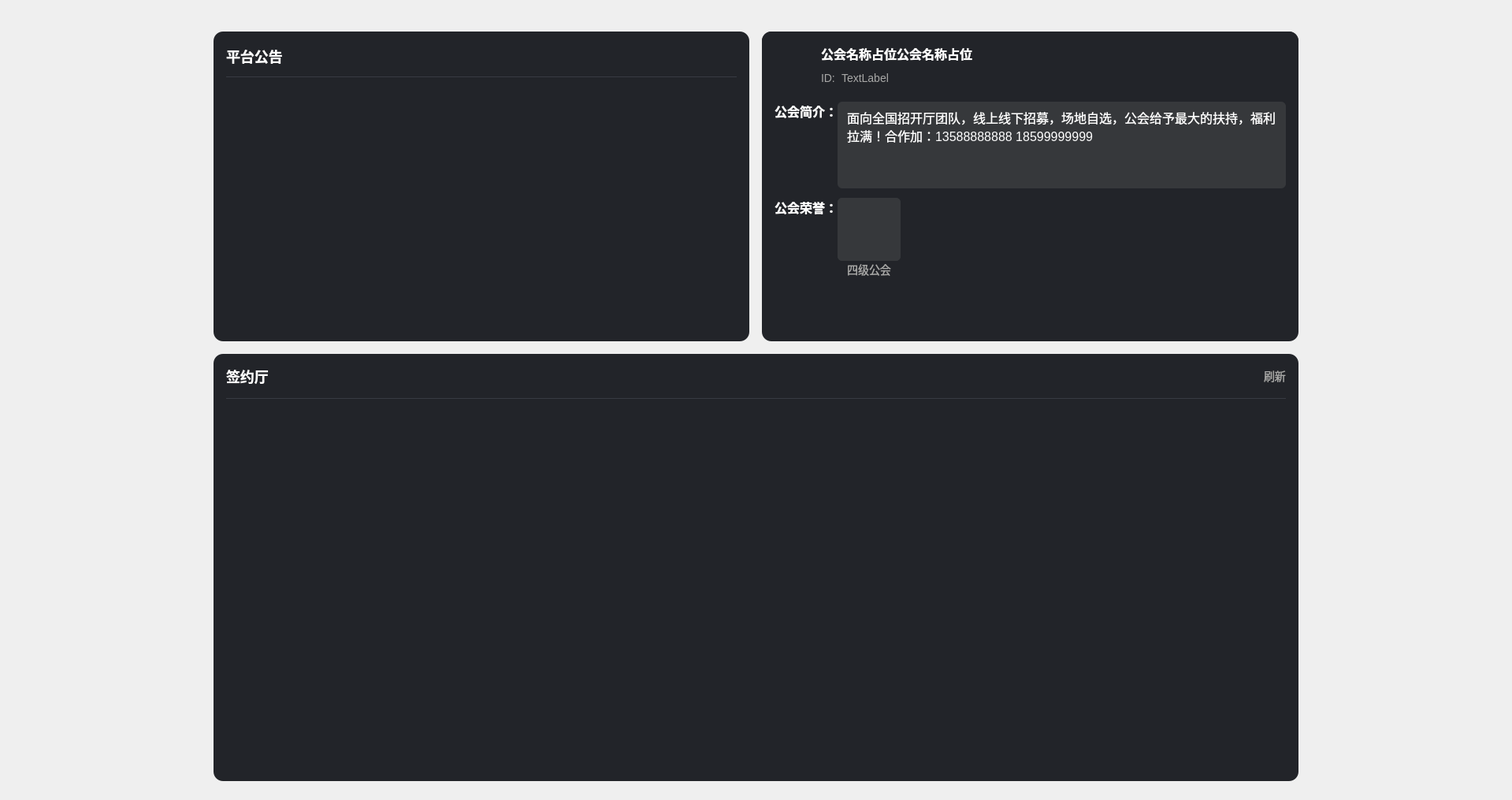
      <widget class="QWidget" name="page">
       <property name="layoutDirection">
        <enum>Qt::LeftToRight</enum>
       </property>
       <layout class="QVBoxLayout" name="verticalLayout_2">
        <property name="spacing">
         <number>16</number>
        </property>
        <property name="leftMargin">
         <number>271</number>
        </property>
        <property name="topMargin">
         <number>24</number>
        </property>
        <property name="rightMargin">
         <number>271</number>
        </property>
        <property name="bottomMargin">
         <number>24</number>
        </property>
        <item>
         <widget class="QWidget" name="widget_12" native="true"/>
        </item>
        <item>
         <layout class="QHBoxLayout" name="horizontalLayout_2">
          <property name="spacing">
           <number>16</number>
          </property>
          <property name="rightMargin">
           <number>0</number>
          </property>
          <item>
           <widget class="QWidget" name="widget_2" native="true">
            <property name="minimumSize">
             <size>
              <width>680</width>
              <height>0</height>
             </size>
            </property>
            <property name="styleSheet">
             <string notr="true">background: #222429;
border-radius: 12px;</string>
            </property>
            <layout class="QVBoxLayout" name="verticalLayout_13">
             <property name="spacing">
              <number>12</number>
             </property>
             <property name="leftMargin">
              <number>16</number>
             </property>
             <property name="topMargin">
              <number>18</number>
             </property>
             <property name="rightMargin">
              <number>16</number>
             </property>
             <property name="bottomMargin">
              <number>18</number>
             </property>
             <item>
              <widget class="QLabel" name="label_10">
               <property name="styleSheet">
                <string notr="true">font-family: &quot;微软雅黑&quot;;
font-weight: 500;
font-size: 18px;
color: #FFFFFF;
line-height: 25px;
text-align: left;
font-style: normal;</string>
               </property>
               <property name="text">
                <string>平台公告</string>
               </property>
              </widget>
             </item>
             <item>
              <widget class="Line" name="line">
               <property name="minimumSize">
                <size>
                 <width>0</width>
                 <height>1</height>
                </size>
               </property>
               <property name="maximumSize">
                <size>
                 <width>16777215</width>
                 <height>1</height>
                </size>
               </property>
               <property name="styleSheet">
                <string notr="true">background: #383B43;</string>
               </property>
               <property name="orientation">
                <enum>Qt::Horizontal</enum>
               </property>
              </widget>
             </item>
             <item>
              <widget class="QScrollArea" name="scrollArea">
               <property name="widgetResizable">
                <bool>true</bool>
               </property>
               <widget class="QWidget" name="scrollAreaWidgetContents">
                <property name="geometry">
                 <rect>
                  <x>0</x>
                  <y>0</y>
                  <width>100</width>
                  <height>30</height>
                 </rect>
                </property>
               </widget>
              </widget>
             </item>
            </layout>
           </widget>
          </item>
          <item>
           <widget class="QWidget" name="widget_4" native="true">
            <property name="styleSheet">
             <string notr="true">background: #222429;
border-radius: 12px;</string>
            </property>
            <layout class="QVBoxLayout" name="verticalLayout_6">
             <property name="spacing">
              <number>12</number>
             </property>
             <property name="leftMargin">
              <number>0</number>
             </property>
             <property name="topMargin">
              <number>0</number>
             </property>
             <property name="rightMargin">
              <number>0</number>
             </property>
             <property name="bottomMargin">
              <number>0</number>
             </property>
             <item>
              <widget class="QWidget" name="widget_5" native="true">
               <property name="minimumSize">
                <size>
                 <width>0</width>
                 <height>77</height>
                </size>
               </property>
               <property name="maximumSize">
                <size>
                 <width>16777215</width>
                 <height>77</height>
                </size>
               </property>
               <layout class="QHBoxLayout" name="horizontalLayout_5">
                <property name="leftMargin">
                 <number>16</number>
                </property>
                <property name="topMargin">
                 <number>18</number>
                </property>
                <item>
                 <layout class="QHBoxLayout" name="horizontalLayout_3">
                  <property name="spacing">
                   <number>12</number>
                  </property>
                  <item>
                   <layout class="QVBoxLayout" name="verticalLayout_4">
                    <item>
                     <widget class="CRoundLabel" name="guildImage">
                      <property name="minimumSize">
                       <size>
                        <width>47</width>
                        <height>47</height>
                       </size>
                      </property>
                      <property name="maximumSize">
                       <size>
                        <width>47</width>
                        <height>47</height>
                       </size>
                      </property>
                      <property name="text">
                       <string/>
                      </property>
                      <property name="scaledContents">
                       <bool>true</bool>
                      </property>
                     </widget>
                    </item>
                    <item>
                     <spacer name="verticalSpacer">
                      <property name="orientation">
                       <enum>Qt::Vertical</enum>
                      </property>
                      <property name="sizeHint" stdset="0">
                       <size>
                        <width>20</width>
                        <height>40</height>
                       </size>
                      </property>
                     </spacer>
                    </item>
                   </layout>
                  </item>
                  <item>
                   <layout class="QVBoxLayout" name="verticalLayout_5">
                    <item>
                     <widget class="QLabel" name="guildName">
                      <property name="styleSheet">
                       <string notr="true">font-family: &quot;微软雅黑&quot;;
font-weight: 500;
font-size: 16px;
color: #FFFFFF;
line-height: 22px;
text-align: left;
font-style: normal;</string>
                      </property>
                      <property name="text">
                       <string>公会名称占位公会名称占位</string>
                      </property>
                     </widget>
                    </item>
                    <item>
                     <layout class="QHBoxLayout" name="horizontalLayout_7">
                      <property name="spacing">
                       <number>8</number>
                      </property>
                      <item>
                       <widget class="QLabel" name="label_2">
                        <property name="styleSheet">
                         <string notr="true">font-family: &quot;微软雅黑&quot;;
font-weight: 400;
font-size: 14px;
color: #A8A8A7;
line-height: 20px;
text-align: left;
font-style: normal;</string>
                        </property>
                        <property name="text">
                         <string>ID:</string>
                        </property>
                       </widget>
                      </item>
                      <item>
                       <widget class="QLabel" name="IDLabel">
                        <property name="styleSheet">
                         <string notr="true">font-family: &quot;微软雅黑&quot;;
font-weight: 400;
font-size: 14px;
color: #A8A8A7;
line-height: 20px;
text-align: left;
font-style: normal;</string>
                        </property>
                        <property name="text">
                         <string>TextLabel</string>
                        </property>
                       </widget>
                      </item>
                      <item>
                       <widget class="QPushButton" name="copyBtn">
                        <property name="minimumSize">
                         <size>
                          <width>16</width>
                          <height>16</height>
                         </size>
                        </property>
                        <property name="maximumSize">
                         <size>
                          <width>16</width>
                          <height>16</height>
                         </size>
                        </property>
                        <property name="text">
                         <string/>
                        </property>
                        <property name="icon">
                         <iconset resource="../res.qrc">
                          <normaloff>:/images/copy_n.png</normaloff>:/images/copy_n.png</iconset>
                        </property>
                       </widget>
                      </item>
                      <item>
                       <spacer name="horizontalSpacer_2">
                        <property name="orientation">
                         <enum>Qt::Horizontal</enum>
                        </property>
                        <property name="sizeHint" stdset="0">
                         <size>
                          <width>40</width>
                          <height>20</height>
                         </size>
                        </property>
                       </spacer>
                      </item>
                     </layout>
                    </item>
                   </layout>
                  </item>
                 </layout>
                </item>
                <item>
                 <spacer name="horizontalSpacer">
                  <property name="orientation">
                   <enum>Qt::Horizontal</enum>
                  </property>
                  <property name="sizeHint" stdset="0">
                   <size>
                    <width>40</width>
                    <height>20</height>
                   </size>
                  </property>
                 </spacer>
                </item>
               </layout>
              </widget>
             </item>
             <item>
              <widget class="QWidget" name="widget_6" native="true">
               <property name="minimumSize">
                <size>
                 <width>0</width>
                 <height>110</height>
                </size>
               </property>
               <property name="maximumSize">
                <size>
                 <width>16777215</width>
                 <height>110</height>
                </size>
               </property>
               <layout class="QHBoxLayout" name="horizontalLayout_8">
                <property name="spacing">
                 <number>0</number>
                </property>
                <property name="leftMargin">
                 <number>16</number>
                </property>
                <property name="topMargin">
                 <number>0</number>
                </property>
                <property name="rightMargin">
                 <number>16</number>
                </property>
                <property name="bottomMargin">
                 <number>0</number>
                </property>
                <item>
                 <layout class="QVBoxLayout" name="verticalLayout_7">
                  <item>
                   <widget class="QLabel" name="label_5">
                    <property name="styleSheet">
                     <string notr="true">font-family: &quot;微软雅黑&quot;;
font-weight: 500;
font-size: 16px;
color: #FFFFFF;
line-height: 22px;
text-align: left;
font-style: normal;</string>
                    </property>
                    <property name="text">
                     <string>公会简介：</string>
                    </property>
                   </widget>
                  </item>
                  <item>
                   <spacer name="verticalSpacer_3">
                    <property name="orientation">
                     <enum>Qt::Vertical</enum>
                    </property>
                    <property name="sizeHint" stdset="0">
                     <size>
                      <width>20</width>
                      <height>40</height>
                     </size>
                    </property>
                   </spacer>
                  </item>
                 </layout>
                </item>
                <item>
                 <layout class="QVBoxLayout" name="verticalLayout_8">
                  <item>
                   <widget class="QWidget" name="widget_7" native="true">
                    <property name="minimumSize">
                     <size>
                      <width>569</width>
                      <height>110</height>
                     </size>
                    </property>
                    <property name="styleSheet">
                     <string notr="true">background: #36383B;
border-radius: 6px;</string>
                    </property>
                    <layout class="QVBoxLayout" name="verticalLayout_9">
                     <property name="sizeConstraint">
                      <enum>QLayout::SetMaximumSize</enum>
                     </property>
                     <property name="leftMargin">
                      <number>12</number>
                     </property>
                     <property name="topMargin">
                      <number>8</number>
                     </property>
                     <property name="rightMargin">
                      <number>12</number>
                     </property>
                     <property name="bottomMargin">
                      <number>8</number>
                     </property>
                     <item>
                      <widget class="QLabel" name="intro">
                       <property name="styleSheet">
                        <string notr="true">font-family: &quot;微软雅黑&quot;;
font-weight: 400;
font-size: 16px;
color: #FFFFFF;
line-height: 22px;
text-align: left;
font-style: normal;</string>
                       </property>
                       <property name="text">
                        <string>面向全国招开厅团队，线上线下招募，场地自选，公会给予最大的扶持，福利拉满！合作加：13588888888 18599999999</string>
                       </property>
                       <property name="scaledContents">
                        <bool>false</bool>
                       </property>
                       <property name="alignment">
                        <set>Qt::AlignLeading|Qt::AlignLeft|Qt::AlignTop</set>
                       </property>
                       <property name="wordWrap">
                        <bool>true</bool>
                       </property>
                      </widget>
                     </item>
                    </layout>
                   </widget>
                  </item>
                 </layout>
                </item>
               </layout>
              </widget>
             </item>
             <item>
              <widget class="QWidget" name="widget_8" native="true">
               <property name="minimumSize">
                <size>
                 <width>0</width>
                 <height>142</height>
                </size>
               </property>
               <property name="maximumSize">
                <size>
                 <width>16777215</width>
                 <height>142</height>
                </size>
               </property>
               <layout class="QHBoxLayout" name="horizontalLayout_4">
                <property name="spacing">
                 <number>0</number>
                </property>
                <property name="leftMargin">
                 <number>16</number>
                </property>
                <property name="topMargin">
                 <number>0</number>
                </property>
                <property name="rightMargin">
                 <number>16</number>
                </property>
                <property name="bottomMargin">
                 <number>0</number>
                </property>
                <item>
                 <layout class="QVBoxLayout" name="verticalLayout_10">
                  <item>
                   <widget class="QLabel" name="label_7">
                    <property name="styleSheet">
                     <string notr="true">font-family: &quot;微软雅黑&quot;;
font-weight: 500;
font-size: 16px;
color: #FFFFFF;
line-height: 22px;
text-align: left;
font-style: normal;</string>
                    </property>
                    <property name="text">
                     <string>公会荣誉：</string>
                    </property>
                   </widget>
                  </item>
                  <item>
                   <spacer name="verticalSpacer_4">
                    <property name="orientation">
                     <enum>Qt::Vertical</enum>
                    </property>
                    <property name="sizeHint" stdset="0">
                     <size>
                      <width>20</width>
                      <height>40</height>
                     </size>
                    </property>
                   </spacer>
                  </item>
                 </layout>
                </item>
                <item>
                 <layout class="QVBoxLayout" name="verticalLayout_12">
                  <property name="rightMargin">
                   <number>50</number>
                  </property>
                  <item>
                   <widget class="QWidget" name="widget_9" native="true">
                    <property name="minimumSize">
                     <size>
                      <width>80</width>
                      <height>80</height>
                     </size>
                    </property>
                    <property name="maximumSize">
                     <size>
                      <width>80</width>
                      <height>80</height>
                     </size>
                    </property>
                    <property name="styleSheet">
                     <string notr="true">background: #36383B;
border-radius: 6px;</string>
                    </property>
                    <layout class="QVBoxLayout" name="verticalLayout_11">
                     <property name="leftMargin">
                      <number>0</number>
                     </property>
                     <property name="topMargin">
                      <number>0</number>
                     </property>
                     <property name="rightMargin">
                      <number>0</number>
                     </property>
                     <property name="bottomMargin">
                      <number>0</number>
                     </property>
                     <item>
                      <widget class="QLabel" name="label_9">
                       <property name="text">
                        <string/>
                       </property>
                       <property name="scaledContents">
                        <bool>true</bool>
                       </property>
                      </widget>
                     </item>
                    </layout>
                   </widget>
                  </item>
                  <item>
                   <widget class="QLabel" name="label_8">
                    <property name="styleSheet">
                     <string notr="true">font-family: &quot;微软雅黑&quot;;
font-weight: 400;
font-size: 14px;
color: #A8A8A7;
line-height: 20px;
text-align: left;
font-style: normal;</string>
                    </property>
                    <property name="text">
                     <string>四级公会</string>
                    </property>
                    <property name="alignment">
                     <set>Qt::AlignCenter</set>
                    </property>
                   </widget>
                  </item>
                  <item>
                   <spacer name="verticalSpacer_5">
                    <property name="orientation">
                     <enum>Qt::Vertical</enum>
                    </property>
                    <property name="sizeHint" stdset="0">
                     <size>
                      <width>20</width>
                      <height>40</height>
                     </size>
                    </property>
                   </spacer>
                  </item>
                 </layout>
                </item>
                <item>
                 <spacer name="horizontalSpacer_3">
                  <property name="orientation">
                   <enum>Qt::Horizontal</enum>
                  </property>
                  <property name="sizeHint" stdset="0">
                   <size>
                    <width>40</width>
                    <height>20</height>
                   </size>
                  </property>
                 </spacer>
                </item>
               </layout>
              </widget>
             </item>
             <item>
              <spacer name="verticalSpacer_2">
               <property name="orientation">
                <enum>Qt::Vertical</enum>
               </property>
               <property name="sizeHint" stdset="0">
                <size>
                 <width>20</width>
                 <height>40</height>
                </size>
               </property>
              </spacer>
             </item>
            </layout>
           </widget>
          </item>
         </layout>
        </item>
        <item>
         <widget class="QWidget" name="widget_3" native="true">
          <property name="minimumSize">
           <size>
            <width>0</width>
            <height>542</height>
           </size>
          </property>
          <property name="maximumSize">
           <size>
            <width>16777215</width>
            <height>16777215</height>
           </size>
          </property>
          <property name="styleSheet">
           <string notr="true">background: #222429;
border-radius: 12px;</string>
          </property>
          <layout class="QVBoxLayout" name="verticalLayout_14">
           <property name="spacing">
            <number>0</number>
           </property>
           <property name="leftMargin">
            <number>16</number>
           </property>
           <property name="topMargin">
            <number>0</number>
           </property>
           <property name="rightMargin">
            <number>16</number>
           </property>
           <property name="bottomMargin">
            <number>10</number>
           </property>
           <item>
            <widget class="QWidget" name="widget_10" native="true">
             <property name="maximumSize">
              <size>
               <width>16777215</width>
               <height>56</height>
              </size>
             </property>
             <layout class="QHBoxLayout" name="horizontalLayout_9">
              <property name="spacing">
               <number>0</number>
              </property>
              <property name="leftMargin">
               <number>0</number>
              </property>
              <property name="rightMargin">
               <number>0</number>
              </property>
              <item>
               <widget class="QLabel" name="label_11">
                <property name="styleSheet">
                 <string notr="true">font-family: &quot;微软雅黑&quot;;
font-weight: 500;
font-size: 18px;
color: #FFFFFF;
line-height: 25px;
text-align: left;
font-style: normal;</string>
                </property>
                <property name="text">
                 <string>签约厅</string>
                </property>
               </widget>
              </item>
              <item>
               <spacer name="horizontalSpacer_4">
                <property name="orientation">
                 <enum>Qt::Horizontal</enum>
                </property>
                <property name="sizeHint" stdset="0">
                 <size>
                  <width>40</width>
                  <height>20</height>
                 </size>
                </property>
               </spacer>
              </item>
              <item>
               <widget class="QPushButton" name="updateBtn">
                <property name="styleSheet">
                 <string notr="true">font-family: “微软雅黑”;
font-weight: 400;
font-size: 14px;
color: #A8A8A7;
line-height: 20px;
text-align: left;
font-style: normal;</string>
                </property>
                <property name="text">
                 <string>刷新</string>
                </property>
                <property name="icon">
                 <iconset resource="../res.qrc">
                  <normaloff>:/images/update_n.png</normaloff>:/images/update_n.png</iconset>
                </property>
                <property name="iconSize">
                 <size>
                  <width>24</width>
                  <height>24</height>
                 </size>
                </property>
               </widget>
              </item>
             </layout>
            </widget>
           </item>
           <item>
            <widget class="Line" name="line_2">
             <property name="minimumSize">
              <size>
               <width>0</width>
               <height>1</height>
              </size>
             </property>
             <property name="maximumSize">
              <size>
               <width>16777215</width>
               <height>1</height>
              </size>
             </property>
             <property name="styleSheet">
              <string notr="true">background: #383B43;</string>
             </property>
             <property name="orientation">
              <enum>Qt::Horizontal</enum>
             </property>
            </widget>
           </item>
           <item>
            <widget class="QWidget" name="widget_11" native="true">
             <layout class="QVBoxLayout" name="verticalLayout_15">
              <property name="spacing">
               <number>0</number>
              </property>
              <property name="leftMargin">
               <number>0</number>
              </property>
              <property name="topMargin">
               <number>16</number>
              </property>
              <property name="rightMargin">
               <number>0</number>
              </property>
              <property name="bottomMargin">
               <number>0</number>
              </property>
              <item>
               <layout class="QGridLayout" name="gridLayout"/>
              </item>
             </layout>
            </widget>
           </item>
          </layout>
         </widget>
        </item>
       </layout>
      </widget>
